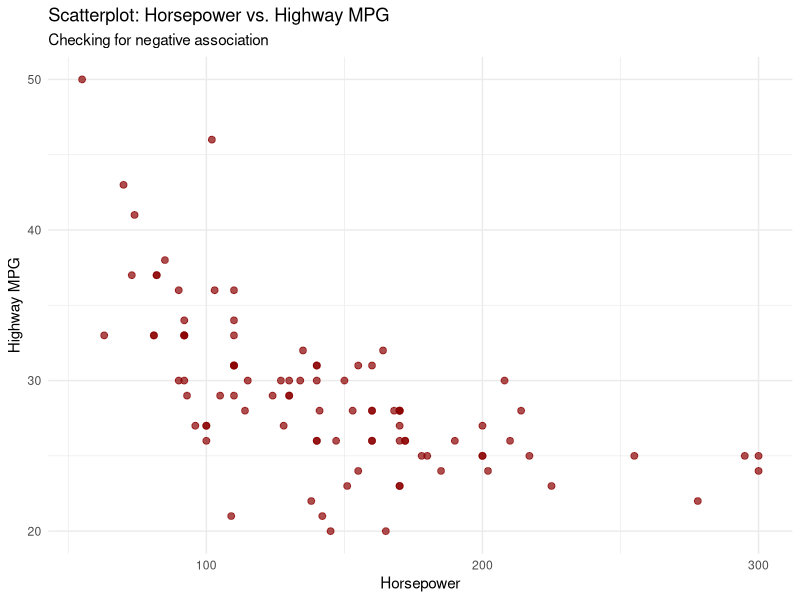

Here is the R script that generated this plot:
# ==============================================================================
# SCRIPT 6 : CORRELATION
# Research Question 4: Correlation between Horsepower and HighwayMPG
# ==============================================================================

# Load necessary libraries
library(ggplot2)

# Load data
cars_data <- read.csv("cleaned_93Cars.csv", stringsAsFactors = TRUE)

# *Re-apply Factor Order for Cylinders* (CSV does not store factor order metadata)
cars_data$NumberOfCylinders <- factor(cars_data$NumberOfCylinders, 
                                      levels = c("3", "4", "5", "6", "8", "rotary"))

# *Re-apply Factor Order for AirBags (Ordinal Variable)*
# Hierarchy: none < driver only < driver & passenger
cars_data$AirBags <- factor(cars_data$AirBags, 
                            levels = c("none", "driver only", "driver & passenger"), 
                            ordered = TRUE)

# ------------------------------------------------------------------------------
# RQ4: CORRELATION ANALYSIS (Horsepower vs. HighwayMPG)
# ------------------------------------------------------------------------------
print(">>> RQ4: Horsepower vs. HighwayMPG <<<")

# --- 1. VISUALIZATION (Scatterplot) ---
# We use a scatterplot to inspect linearity and outliers.
p4 <- ggplot(cars_data, aes(x = Horsepower, y = HighwayMPG)) +
  geom_point(color = "darkred", alpha = 0.7, size = 2) +
  labs(title = "Scatterplot: Horsepower vs. Highway MPG", 
       subtitle = "Checking for negative association",
       x = "Horsepower", y = "Highway MPG") +
  theme_minimal()
print(p4)

# --- 2. CORRELATION TEST ---
# H0: Correlation = 0
# H1: Correlation != 0
# We use Pearson's correlation (assuming linearity).
cor_test <- cor.test(cars_data$Horsepower, cars_data$HighwayMPG, method = "pearson")
print("--- Pearson's Correlation Test ---")
print(cor_test)
